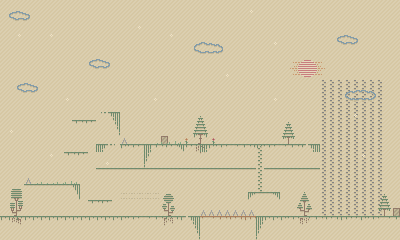

A level layout from a 2D game, rendered from its tile map. Below: a short description, then the map file with tile-grid data replaced by summaries:
An orthogonal 50x30 tile map with 8x8 px tiles, 4 tile layers (background, layer2, layer1, frontground) and 24 objects (9x solidabove, 5x solid, 3x needle, 2x stairs, playerspawn, ...).

<map version="1.2" tiledversion="1.3.4" orientation="orthogonal" renderorder="left-up" width="50" height="30" tilewidth="8" tileheight="8" infinite="0" nextlayerid="8" nextobjectid="31">
 <properties>
  <property name="view spawn(x)" type="int" value="0" />
  <property name="view spawn(y)" type="int" value="0" />
 </properties>
 <tileset firstgid="1" name="Tiles" tilewidth="8" tileheight="8" tilecount="720" columns="18">
  <image source="Resource/Images/Tiles.png" width="144" height="320" />
 </tileset>
 <objectgroup id="5" name="solid">
  <object id="1" name="solid" type="solid" x="0" y="216" width="400" height="8" />
  <object id="2" name="stairs" type="stairs" x="256" y="144" width="7.27273" height="48" />
  <object id="3" name="solidabove" type="solidabove" x="24" y="184" width="55.9375" height="1" />
  <object id="5" name="solidabove" type="solidabove" x="96" y="144" width="224" height="1" />
  <object id="6" name="solidabove" type="solidabove" x="248" y="192" width="32" height="1" />
  <object id="7" name="solidabove" type="solidabove" x="101" y="112" width="19" height="1" />
  <object id="9" name="solidabove" type="solidabove" x="72" y="120" width="24" height="1" />
  <object id="10" name="solidabove" type="solidabove" x="64" y="152" width="24" height="1" />
  <object id="11" name="solidabove" type="solidabove" x="104" y="168" width="24" height="1" />
  <object id="12" name="solidabove" type="solidabove" x="88" y="200" width="24" height="1" />
  <object id="13" name="playerspawn" type="playerspawn" x="40.318" y="175.705">
   <properties>
    <property name="hp" type="int" value="1000" />
   </properties>
   <point />
  </object>
  <object id="14" name="solid" type="solid" x="-8" y="0" width="8" height="224" />
  <object id="15" name="solid" type="solid" x="-8" y="-8" width="417.5" height="8" />
  <object id="16" name="solid" type="solid" x="400" y="0" width="8" height="220.364" />
  <object id="17" name="stairs" type="stairs" x="319.5" y="80" width="64.75" height="135.5" />
  <object id="18" name="needle" type="needle" x="120.909" y="137.455" width="6.54545" height="6.36364">
   <properties>
    <property name="damage" type="int" value="10" />
   </properties>
  </object>
  <object id="19" name="needle" type="needle" x="25.8125" y="178.125" width="5.1875" height="5.625">
   <properties>
    <property name="damage" type="int" value="20" />
   </properties>
  </object>
  <object id="20" name="needle" type="needle" x="200.938" y="209.688" width="53.1875" height="6.125">
   <properties>
    <property name="damage" type="int" value="20" />
   </properties>
  </object>
  <object id="21" name="solid" type="solid" x="121" y="193.063" width="38" height="6" />
  <object id="29" name="solidabove" type="solidabove" x="94.5" y="168.011" width="224" height="1" />
 </objectgroup>
 <objectgroup id="7" name="doors">
  <object id="30" name="door" type="door" x="161.043" y="136.043" width="6.95652" height="7.91304">
   <properties>
    <property name="into_x" type="int" value="392" />
    <property name="into_y" type="int" value="208" />
   </properties>
  </object>
 </objectgroup>
 <objectgroup id="6" name="enemy">
  <object id="25" name="bee" type="bee" x="120" y="100.75" width="136.5" height="106">
   <properties>
    <property name="damage" type="int" value="10" />
    <property name="hp" type="int" value="100" />
    <property name="radius" type="int" value="40" />
   </properties>
  </object>
  <object id="26" name="MushroomBlue" type="MushroomBlue" x="86.9627" y="158.886" width="109.455" height="56.7273">
   <properties>
    <property name="hp" type="int" value="100" />
    <property name="spawn_x" type="int" value="129" />
    <property name="spawn_y" type="int" value="210" />
    <property name="speed" type="int" value="1" />
   </properties>
  </object>
  <object id="28" name="snake" type="snake" x="95.5228" y="191.341" width="8" height="8">
   <properties>
    <property name="damage" type="int" value="10" />
    <property name="hp" type="int" value="100" />
    <property name="radius" type="int" value="50" />
   </properties>
  </object>
 </objectgroup>
 <layer id="1" name="background" width="50" height="30">
  <data>[1500 cells, 1500 non-empty, 1 distinct tile ids]</data>
 </layer>
 <layer id="4" name="layer2" width="50" height="30">
  <data>[1500 cells, 231 non-empty, 74 distinct tile ids]</data>
 </layer>
 <layer id="2" name="layer1" width="50" height="30">
  <data>[1500 cells, 202 non-empty, 73 distinct tile ids]</data>
 </layer>
 <layer id="3" name="frontground" width="50" height="30">
  <data>[1500 cells, 0 non-empty, 0 distinct tile ids]</data>
 </layer>
</map>
